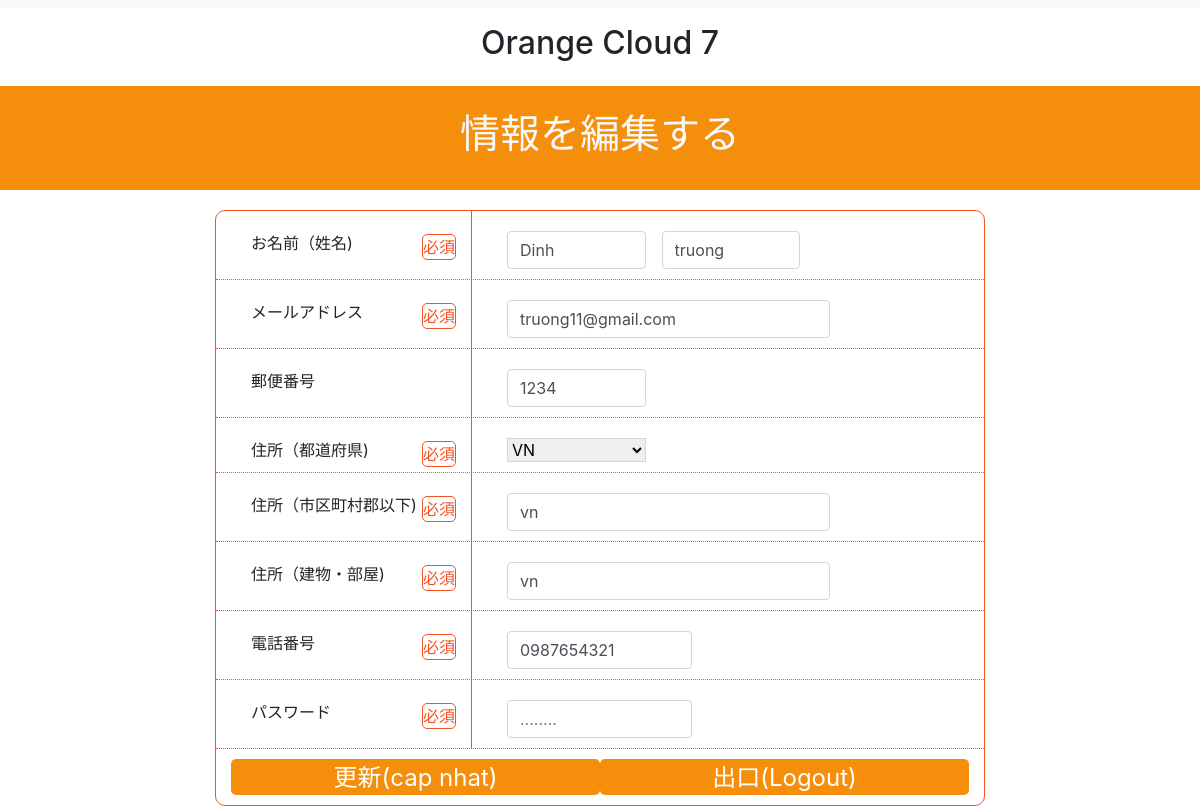
/update.php?id=202 (signed in), run on the app's committed database.
### tables this page shows
CREATE TABLE `users` (
  `id` int(11) NOT NULL,
  `email` varchar(255) NOT NULL,
  `code` varchar(255) NOT NULL,
  `address_provin` varchar(255) DEFAULT NULL,
  `address_distri` varchar(255) DEFAULT NULL,
  `address_house` varchar(255) NOT NULL,
  `phone` varchar(255) NOT NULL,
  `password` varchar(255) NOT NULL,
  `firstname` varchar(255) NOT NULL,
  `lastname` varchar(255) NOT NULL
);

### update.php (the view, shortened to what this page needs)
<?php
require('config.php');
$sql = "SELECT `name`,`id` FROM `provincial`";
$result = mysqli_query($conn, $sql);
$id = isset($_GET["id"])? $_GET["id"] : "";
$query = "select * from users where id = ? ";
$stmt = $conn->prepare($query);
$stmt->bind_param('i',$id);
$stmt->execute();
 $results = $stmt->get_result();
$user = $results->fetch_assoc();
?>
<!DOCTYPE html>
<html lang="ja">
<head>
    <link rel="stylesheet" href="https://maxcdn.bootstrapcdn.com/bootstrap/4.0.0/css/bootstrap.min.css">
    <link rel="stylesheet" href="./assets/css/main.css">
</head>
<body>
    <div class="container-fluid">
        <div class="row ">
            <div class="col-lg-12 p-lg-1 bg-light"></div>
        </div>
        <div class="row">
            <div class="col-lg-12 p-lg-3 text-center">
                <h2>Orange Cloud 7</h2>
            </div>
        </div>
        <div class="row">
            <div class="col-lg-12 p-lg-4 nav-bg-color text-center text-light">
                <h1>情報を編集する</h1>
            </div>
        </div>
        <div class="row">
            <div class="col-lg-8 m-auto">
                <form action="" method="POST">
                    <div class="content">
                        <div class="col-4 border-range">
                            <div class="range-left"><label>お名前（姓名)</label><span>必須</span></div>
                        </div>
                        <div class="col-8">
                            <div class="range-right">
                                <input type="text" class="form-control" name="firstName"
                                 value="<?= isset($_SESSION['oldInput']['firstName']) ? $_SESSION['oldInput']['firstName'] : $user['firstname']?>"
                                 placeholder="セイ(山田)">
                                <input type="text" class="form-control input-name" name="lastName" value="<?= isset($_SESSION['oldInput']['lastName']) ? $_SESSION['oldInput']['lastName'] : $user['lastname']?>" placeholder="メイ(太郎)">
                            </div>
                        </div>
                    </div>
                    <div class="content">
                        <div class="col-4 border-range">
                            <div class="range-left"><label>メールアドレス</label><span>必須</span></div>
                        </div>
                        <div class="col-8">
                            <div class="range-right">
                                <input type="text" class="form-control input-email" value="<?= isset($_SESSION['oldInput']['email']) ? $_SESSION['oldInput']['email'] : $user['email']?>" name="email" placeholder="例）mail@example.com ">
                            </div>
                        </div>
                    </div>
                    <div class="content">
                        <div class="col-4 border-range">
                            <div class="range-left"><label>郵便番号</label></div>
                        </div>
                        <div class="col-8">
                            <div class="range-right">
                                <input type="text" class="form-control input-phone" name="code" value="<?= isset($_SESSION['oldInput']['code']) ? $_SESSION['oldInput']['code'] : $user['code']?>" placeholder="例) 0123456789 ">
                            </div>
                        </div>
                    </div>
                    <div class=" content">
                        <div class="col-4 border-range">
                            <div class="range-left"><label>住所（都道府県)</label><span>必須</span></div>
                        </div>
                        <div class="col-8">
                            <div class="range-right">
                                <select class="form-select" name="addressProvincial">
                                    <?php if (mysqli_num_rows($result) > 0) { ?>
                                        <?php while ($row = mysqli_fetch_assoc($result)) { ?>
                                            <option <?php if ($_SESSION["user"]["address_provin"] == $row["id"]) {
                                                        echo "selected";} ?>
                                                         value="<?= $row['id'] ?>"><?= $row["name"]; ?></option>
                                        <?php } ?>
                                    <?php } ?>
                                </select>
                            </div>
                        </div>
                    </div>
                    <div class="content">
                        <div class="col-4 border-range">
                            <div class="range-left"><label>住所（市区町村郡以下)</label><span>必須</span></div>
                        </div>
                        <div class="col-8">
                            <div class="range-right">
                                <input type="text" class="form-control input-email" name="addressDistrict" value="<?= isset($_SESSION['oldInput']['addressDistrict']) ? $_SESSION['oldInput']['addressDistrict'] : $user['address_distri']?>" placeholder="市区町村郡以下番地まで入力">
                            </div>
                        </div>
                    </div>
                    <div class="content">
                        <div class="col-4 border-range">
                            <div class="range-left"><label>住所（建物・部屋)</label><span>必須</span></div>
                        </div>
                        <div class="col-8">
                            <div class="range-right">
                                <input type="text" class="form-control input-email" name="addressHouse" value="<?= isset($_SESSION['oldInput']['addressHouse']) ? $_SESSION['oldInput']['addressHouse'] : $user['address_house']?>" placeholder="建物名と部屋番号等を入力">
                            </div>
                        </div>
                    </div>
                    <div class="content">
                        <div class="col-4 border-range">
                            <div class="range-left"><label>電話番号</label><span>必須</span></div>
                        </div>
                        <div class="col-8">
                            <div class="range-right">
                                <input type="text" class="form-control input-password" name="phone" value="<?= isset($_SESSION['oldInput']['phone']) ? $_SESSION['oldInput']['phone'] : $user['phone']?>" placeholder="ハイフン無しで入力">
                            </div>
                        </div>
                    </div>
                    <div class="content">
                        <div class="col-4 border-range">
                            <div class="range-left"><label>パスワード</label><span>必須</span></div>
                        </div>
                        <div class="col-8">
                            <div class="range-right">
                                <input type="password" class="form-control input-password" placeholder="........" name="password" value="">
                            </div>
                        </div>
                    </div>
                    <div class="col-12 footer">
                        <button class="btn-submit" name="btnUpdate" type="submit">更新(cap nhat)</button>
                        <button class="btn-submit" name="btnLogout">出口(Logout)</button>
                    </div>
                </form>
            </div>
        </div>
    </div>
</body>
</html>

### assets/css/main.css (style rules this page uses)
.nav-bg-color { background-color: #F58E0B; }
.content { display: flex; border-bottom: 1px dotted #F55123; }
form { border: 1px solid #F55123; border-radius:10px ; margin-top: 20px; }
span { border: 1px solid #F55123; border-radius: 5px; color: #F55123; }
.border-range { border-right: 1px solid #F55123; }
.range-left { display: flex; justify-content: space-between; align-items: center; margin-top: 20px; margin-left: 20px; }
.range-right { display: flex; margin-top: 20px; margin-left: 20px; margin-bottom: 10px; }
input[type=text],select { border-color: #D5D5D5; width: 30%; }
.input-name { margin-left: 16px; }
.input-email { width: 70% !important; }
.input-password { width: 40% !important; }
.input-phone { border-color: #D5D5D5 !important; background-color: #FFFFFF !important; }
.btn-submit { background-color: #F58E0B; width: 50%; margin: 10px auto; color: white; height: 36px; border-radius: 5px; font-size: 24px; border: none; }
.footer { display: flex; }

### data on the page
users: firstName "Dinh", lastName "truong", email "truong11@gmail.com", code "1234", addressDistrict "vn", addressHouse "vn", phone "0987654321"

### other printed values
form field addressProvincial "VN"
